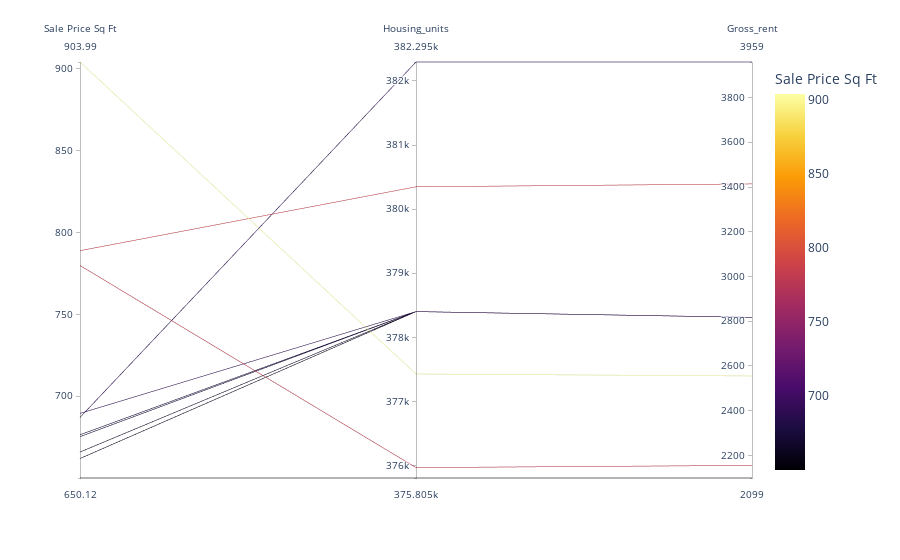

Write notebook code for a chart like this one.
### Code cell
# Parallel Coordinates Plot
px.parallel_coordinates(
    df_top_10,
    dimensions=["neighborhood","sale_price_sqr_foot", "housing_units", "gross_rent"],
    color="sale_price_sqr_foot",
    color_continuous_scale=px.colors.sequential.Inferno,
    labels={
        "neighborhood": "Neighborhood",
        "sale_price_sqr_foot" : "Sale Price Sq Ft",
        "housing_units": "Housing_units",
        "gross_rent": "Gross_rent"
    },
    width = 800
)

### Figure 1 — Plotly figure (JSON) as saved in the notebook; plotly's stock layout.template omitted (floating-point values rounded to 4 significant figures)
{"data": [{"dimensions": [{"label": "Sale Price Sq Ft", "values": [904.0, 788.8, 779.8, 689.6, 687.1, 676.5, 675.4, 666.0, 662.0, 650.1]}, {"label": "Housing_units", "values": [377400.0, 380348, 376000.0, 378401, 382295, 378401, 378401, 378401, 378401, 375805]}, {"label": "Gross_rent", "values": [2555.0, 3414, 2155.0, 2817.0, 3959, 2817.0, 2817.0, 2817.0, 2817.0, 2099]}], "domain": {"x": [0, 1], "y": [0, 1]}, "line": {"color": [904.0, 788.8, 779.8, 689.6, 687.1, 676.5, 675.4, 666.0, 662.0, 650.1], "coloraxis": "coloraxis"}, "name": "", "type": "parcoords"}], "layout": {"autosize": true, "coloraxis": {"colorbar": {"title": {"text": "Sale Price Sq Ft"}}, "colorscale": [[0, "#000004"], [0.1111, "#1b0c41"], [0.2222, "#4a0c6b"], [0.3333, "#781c6d"], [0.4444, "#a52c60"], [0.5556, "#cf4446"], [0.6667, "#ed6925"], [0.7778, "#fb9b06"], [0.8889, "#f7d13d"], [1, "#fcffa4"]]}, "legend": {"tracegroupgap": 0}, "margin": {"t": 60}}}
